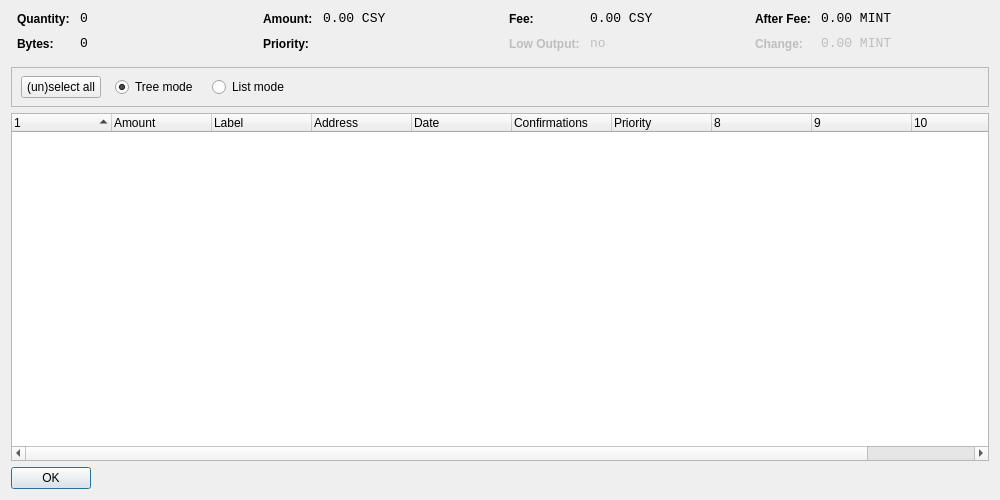
<?xml version="1.0" encoding="UTF-8"?>
<ui version="4.0">
 <class>CoinControlDialog</class>
 <widget class="QDialog" name="CoinControlDialog">
  <property name="geometry">
   <rect>
    <x>0</x>
    <y>0</y>
    <width>1000</width>
    <height>500</height>
   </rect>
  </property>
  <property name="windowTitle">
   <string>Coin Control</string>
  </property>
  <layout class="QVBoxLayout" name="verticalLayout">
   <item>
    <layout class="QHBoxLayout" name="horizontalLayoutTop" stretch="0,0,0,0">
     <property name="topMargin">
      <number>0</number>
     </property>
     <property name="bottomMargin">
      <number>10</number>
     </property>
     <item>
      <layout class="QFormLayout" name="formLayoutCoinControl1">
       <property name="horizontalSpacing">
        <number>10</number>
       </property>
       <property name="verticalSpacing">
        <number>10</number>
       </property>
       <property name="leftMargin">
        <number>6</number>
       </property>
       <property name="rightMargin">
        <number>6</number>
       </property>
       <item row="0" column="0">
        <widget class="QLabel" name="labelCoinControlQuantityText">
         <property name="styleSheet">
          <string notr="true">font-weight:bold;</string>
         </property>
         <property name="text">
          <string>Quantity:</string>
         </property>
        </widget>
       </item>
       <item row="0" column="1">
        <widget class="QLabel" name="labelCoinControlQuantity">
         <property name="font">
          <font>
           <family>Monospace</family>
           <pointsize>10</pointsize>
          </font>
         </property>
         <property name="cursor">
          <cursorShape>IBeamCursor</cursorShape>
         </property>
         <property name="contextMenuPolicy">
          <enum>Qt::ActionsContextMenu</enum>
         </property>
         <property name="text">
          <string>0</string>
         </property>
         <property name="textInteractionFlags">
          <set>Qt::LinksAccessibleByMouse|Qt::TextSelectableByKeyboard|Qt::TextSelectableByMouse</set>
         </property>
        </widget>
       </item>
       <item row="1" column="0">
        <widget class="QLabel" name="labelCoinControlBytesText">
         <property name="styleSheet">
          <string notr="true">font-weight:bold;</string>
         </property>
         <property name="text">
          <string>Bytes:</string>
         </property>
        </widget>
       </item>
       <item row="1" column="1">
        <widget class="QLabel" name="labelCoinControlBytes">
         <property name="font">
          <font>
           <family>Monospace</family>
           <pointsize>10</pointsize>
          </font>
         </property>
         <property name="cursor">
          <cursorShape>IBeamCursor</cursorShape>
         </property>
         <property name="contextMenuPolicy">
          <enum>Qt::ActionsContextMenu</enum>
         </property>
         <property name="text">
          <string>0</string>
         </property>
         <property name="textInteractionFlags">
          <set>Qt::LinksAccessibleByMouse|Qt::TextSelectableByKeyboard|Qt::TextSelectableByMouse</set>
         </property>
        </widget>
       </item>
      </layout>
     </item>
     <item>
      <layout class="QFormLayout" name="formLayoutCoinControl2">
       <property name="horizontalSpacing">
        <number>10</number>
       </property>
       <property name="verticalSpacing">
        <number>10</number>
       </property>
       <property name="leftMargin">
        <number>6</number>
       </property>
       <property name="rightMargin">
        <number>6</number>
       </property>
       <item row="0" column="0">
        <widget class="QLabel" name="labelCoinControlAmountText">
         <property name="styleSheet">
          <string notr="true">font-weight:bold;</string>
         </property>
         <property name="text">
          <string>Amount:</string>
         </property>
        </widget>
       </item>
       <item row="0" column="1">
        <widget class="QLabel" name="labelCoinControlAmount">
         <property name="font">
          <font>
           <family>Monospace</family>
           <pointsize>10</pointsize>
          </font>
         </property>
         <property name="cursor">
          <cursorShape>IBeamCursor</cursorShape>
         </property>
         <property name="contextMenuPolicy">
          <enum>Qt::ActionsContextMenu</enum>
         </property>
         <property name="text">
          <string>0.00 CSY</string>
         </property>
         <property name="textInteractionFlags">
          <set>Qt::LinksAccessibleByMouse|Qt::TextSelectableByKeyboard|Qt::TextSelectableByMouse</set>
         </property>
        </widget>
       </item>
       <item row="1" column="0">
        <widget class="QLabel" name="labelCoinControlPriorityText">
         <property name="styleSheet">
          <string notr="true">font-weight:bold;</string>
         </property>
         <property name="text">
          <string>Priority:</string>
         </property>
        </widget>
       </item>
       <item row="1" column="1">
        <widget class="QLabel" name="labelCoinControlPriority">
         <property name="font">
          <font>
           <family>Monospace</family>
           <pointsize>10</pointsize>
          </font>
         </property>
         <property name="cursor">
          <cursorShape>IBeamCursor</cursorShape>
         </property>
         <property name="contextMenuPolicy">
          <enum>Qt::ActionsContextMenu</enum>
         </property>
         <property name="text">
          <string/>
         </property>
         <property name="textInteractionFlags">
          <set>Qt::LinksAccessibleByMouse|Qt::TextSelectableByKeyboard|Qt::TextSelectableByMouse</set>
         </property>
        </widget>
       </item>
      </layout>
     </item>
     <item>
      <layout class="QFormLayout" name="formLayoutCoinControl3">
       <property name="horizontalSpacing">
        <number>10</number>
       </property>
       <property name="verticalSpacing">
        <number>10</number>
       </property>
       <property name="leftMargin">
        <number>6</number>
       </property>
       <property name="rightMargin">
        <number>6</number>
       </property>
       <item row="0" column="0">
        <widget class="QLabel" name="labelCoinControlFeeText">
         <property name="styleSheet">
          <string notr="true">font-weight:bold;</string>
         </property>
         <property name="text">
          <string>Fee:</string>
         </property>
        </widget>
       </item>
       <item row="0" column="1">
        <widget class="QLabel" name="labelCoinControlFee">
         <property name="font">
          <font>
           <family>Monospace</family>
           <pointsize>10</pointsize>
          </font>
         </property>
         <property name="cursor">
          <cursorShape>IBeamCursor</cursorShape>
         </property>
         <property name="contextMenuPolicy">
          <enum>Qt::ActionsContextMenu</enum>
         </property>
         <property name="text">
          <string>0.00 CSY</string>
         </property>
         <property name="textInteractionFlags">
          <set>Qt::LinksAccessibleByMouse|Qt::TextSelectableByKeyboard|Qt::TextSelectableByMouse</set>
         </property>
        </widget>
       </item>
       <item row="1" column="0">
        <widget class="QLabel" name="labelCoinControlLowOutputText">
         <property name="enabled">
          <bool>false</bool>
         </property>
         <property name="styleSheet">
          <string notr="true">font-weight:bold;</string>
         </property>
         <property name="text">
          <string>Low Output:</string>
         </property>
        </widget>
       </item>
       <item row="1" column="1">
        <widget class="QLabel" name="labelCoinControlLowOutput">
         <property name="enabled">
          <bool>false</bool>
         </property>
         <property name="font">
          <font>
           <family>Monospace</family>
           <pointsize>10</pointsize>
          </font>
         </property>
         <property name="cursor">
          <cursorShape>IBeamCursor</cursorShape>
         </property>
         <property name="contextMenuPolicy">
          <enum>Qt::ActionsContextMenu</enum>
         </property>
         <property name="text">
          <string>no</string>
         </property>
         <property name="textInteractionFlags">
          <set>Qt::LinksAccessibleByMouse|Qt::TextSelectableByKeyboard|Qt::TextSelectableByMouse</set>
         </property>
        </widget>
       </item>
      </layout>
     </item>
     <item>
      <layout class="QFormLayout" name="formLayoutCoinControl4">
       <property name="horizontalSpacing">
        <number>10</number>
       </property>
       <property name="verticalSpacing">
        <number>10</number>
       </property>
       <property name="leftMargin">
        <number>6</number>
       </property>
       <property name="rightMargin">
        <number>6</number>
       </property>
       <item row="0" column="0">
        <widget class="QLabel" name="labelCoinControlAfterFeeText">
         <property name="styleSheet">
          <string notr="true">font-weight:bold;</string>
         </property>
         <property name="text">
          <string>After Fee:</string>
         </property>
        </widget>
       </item>
       <item row="0" column="1">
        <widget class="QLabel" name="labelCoinControlAfterFee">
         <property name="font">
          <font>
           <family>Monospace</family>
           <pointsize>10</pointsize>
          </font>
         </property>
         <property name="cursor">
          <cursorShape>IBeamCursor</cursorShape>
         </property>
         <property name="contextMenuPolicy">
          <enum>Qt::ActionsContextMenu</enum>
         </property>
         <property name="text">
          <string>0.00 MINT</string>
         </property>
         <property name="textInteractionFlags">
          <set>Qt::LinksAccessibleByMouse|Qt::TextSelectableByKeyboard|Qt::TextSelectableByMouse</set>
         </property>
        </widget>
       </item>
       <item row="1" column="0">
        <widget class="QLabel" name="labelCoinControlChangeText">
         <property name="enabled">
          <bool>false</bool>
         </property>
         <property name="styleSheet">
          <string notr="true">font-weight:bold;</string>
         </property>
         <property name="text">
          <string>Change:</string>
         </property>
        </widget>
       </item>
       <item row="1" column="1">
        <widget class="QLabel" name="labelCoinControlChange">
         <property name="enabled">
          <bool>false</bool>
         </property>
         <property name="font">
          <font>
           <family>Monospace</family>
           <pointsize>10</pointsize>
          </font>
         </property>
         <property name="cursor">
          <cursorShape>IBeamCursor</cursorShape>
         </property>
         <property name="contextMenuPolicy">
          <enum>Qt::ActionsContextMenu</enum>
         </property>
         <property name="text">
          <string>0.00 MINT</string>
         </property>
         <property name="textInteractionFlags">
          <set>Qt::LinksAccessibleByMouse|Qt::TextSelectableByKeyboard|Qt::TextSelectableByMouse</set>
         </property>
        </widget>
       </item>
      </layout>
     </item>
    </layout>
   </item>
   <item>
    <widget class="QFrame" name="frame">
     <property name="minimumSize">
      <size>
       <width>0</width>
       <height>40</height>
      </size>
     </property>
     <property name="frameShape">
      <enum>QFrame::StyledPanel</enum>
     </property>
     <property name="frameShadow">
      <enum>QFrame::Sunken</enum>
     </property>
     <widget class="QWidget" name="horizontalLayoutWidget">
      <property name="geometry">
       <rect>
        <x>10</x>
        <y>0</y>
        <width>781</width>
        <height>41</height>
       </rect>
      </property>
      <layout class="QHBoxLayout" name="horizontalLayoutPanel" stretch="0,0,0,0">
       <property name="spacing">
        <number>14</number>
       </property>
       <item>
        <widget class="QPushButton" name="pushButtonSelectAll">
         <property name="sizePolicy">
          <sizepolicy hsizetype="Maximum" vsizetype="Fixed">
           <horstretch>0</horstretch>
           <verstretch>0</verstretch>
          </sizepolicy>
         </property>
         <property name="text">
          <string>(un)select all</string>
         </property>
        </widget>
       </item>
       <item>
        <widget class="QRadioButton" name="radioTreeMode">
         <property name="sizePolicy">
          <sizepolicy hsizetype="Maximum" vsizetype="Fixed">
           <horstretch>0</horstretch>
           <verstretch>0</verstretch>
          </sizepolicy>
         </property>
         <property name="text">
          <string>Tree mode</string>
         </property>
         <property name="checked">
          <bool>true</bool>
         </property>
        </widget>
       </item>
       <item>
        <widget class="QRadioButton" name="radioListMode">
         <property name="sizePolicy">
          <sizepolicy hsizetype="Maximum" vsizetype="Fixed">
           <horstretch>0</horstretch>
           <verstretch>0</verstretch>
          </sizepolicy>
         </property>
         <property name="text">
          <string>List mode</string>
         </property>
        </widget>
       </item>
       <item>
        <spacer name="horizontalSpacer">
         <property name="orientation">
          <enum>Qt::Horizontal</enum>
         </property>
         <property name="sizeHint" stdset="0">
          <size>
           <width>40</width>
           <height>20</height>
          </size>
         </property>
        </spacer>
       </item>
      </layout>
     </widget>
    </widget>
   </item>
   <item>
    <widget class="CoinControlTreeWidget" name="treeWidget">
     <property name="contextMenuPolicy">
      <enum>Qt::CustomContextMenu</enum>
     </property>
     <property name="sortingEnabled">
      <bool>false</bool>
     </property>
     <property name="columnCount">
      <number>11</number>
     </property>
     <attribute name="headerShowSortIndicator" stdset="0">
      <bool>true</bool>
     </attribute>
     <attribute name="headerStretchLastSection">
      <bool>false</bool>
     </attribute>
     <column>
      <property name="text">
       <string/>
      </property>
     </column>
     <column>
      <property name="text">
       <string>Amount</string>
      </property>
     </column>
     <column>
      <property name="text">
       <string>Label</string>
      </property>
     </column>
     <column>
      <property name="text">
       <string>Address</string>
      </property>
     </column>
     <column>
      <property name="text">
       <string>Date</string>
      </property>
     </column>
     <column>
      <property name="text">
       <string>Confirmations</string>
      </property>
      <property name="toolTip">
       <string>Confirmed</string>
      </property>
     </column>
     <column>
      <property name="text">
       <string>Priority</string>
      </property>
     </column>
     <column>
      <property name="text">
       <string/>
      </property>
     </column>
     <column>
      <property name="text">
       <string/>
      </property>
     </column>
     <column>
      <property name="text">
       <string/>
      </property>
     </column>
     <column>
      <property name="text">
       <string/>
      </property>
     </column>
    </widget>
   </item>
   <item>
    <widget class="QDialogButtonBox" name="buttonBox">
     <property name="sizePolicy">
      <sizepolicy hsizetype="Maximum" vsizetype="Fixed">
       <horstretch>0</horstretch>
       <verstretch>0</verstretch>
      </sizepolicy>
     </property>
     <property name="orientation">
      <enum>Qt::Horizontal</enum>
     </property>
     <property name="standardButtons">
      <set>QDialogButtonBox::Ok</set>
     </property>
    </widget>
   </item>
  </layout>
 </widget>
 <customwidgets>
  <customwidget>
   <class>CoinControlTreeWidget</class>
   <extends>QTreeWidget</extends>
   <header>coincontroltreewidget.h</header>
  </customwidget>
 </customwidgets>
 <resources/>
 <connections/>
</ui>
